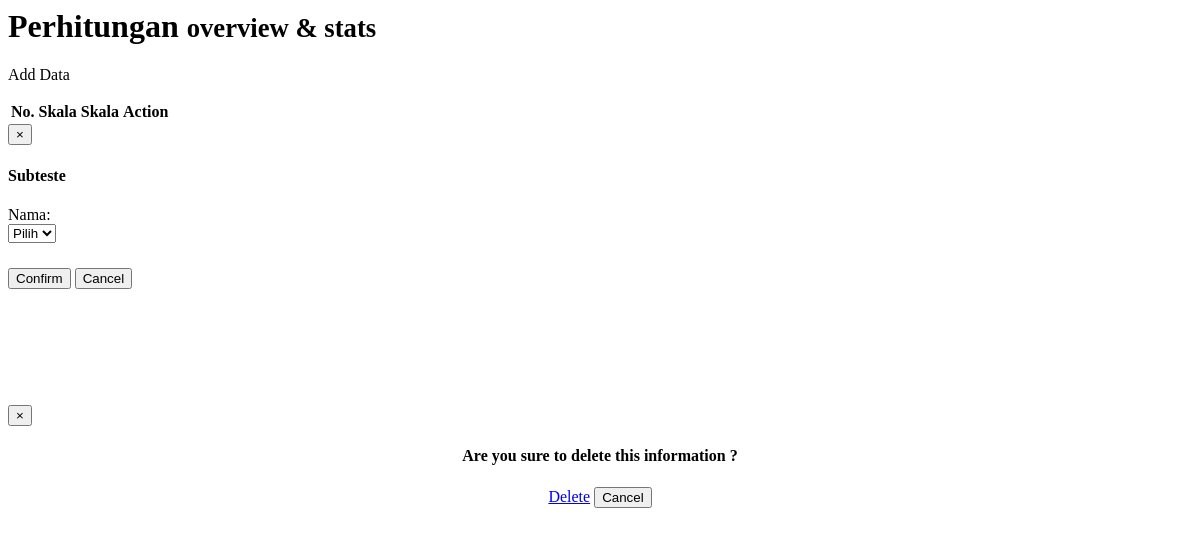
/perhitungan.php, run on an earlier commit of the app's database.
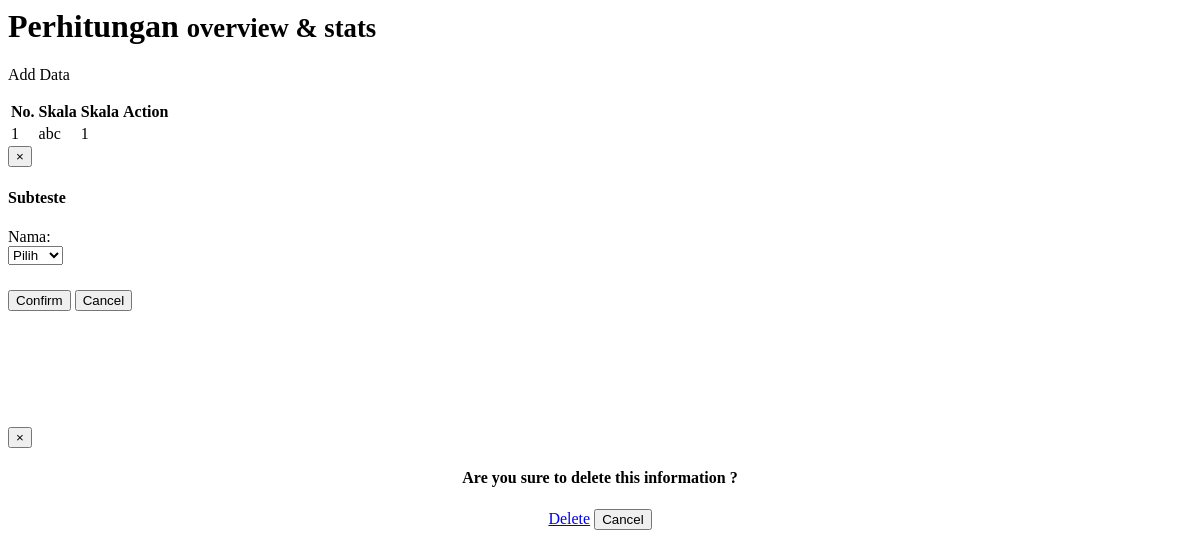
And on a later commit of the database.
### tables this page shows
CREATE TABLE `subtest` (
  `id` bigint(11) NOT NULL AUTO_INCREMENT,
  `id_skala` bigint(11) NOT NULL,
  `id_testee` bigint(11) NOT NULL,
  `nama` varchar(50) NOT NULL,
  PRIMARY KEY (`id`)
);

CREATE TABLE `skala` (
  `id` bigint(11) NOT NULL AUTO_INCREMENT,
  `nama` varchar(50) NOT NULL,
  PRIMARY KEY (`id`)
);

### perhitungan.php (the view, shortened to what this page needs)
<div class="page-header">
    <h1>
        Perhitungan
        <small>
            overview &amp; stats
        </small>
    </h1>
</div>
<div class="row">
    <div class="col-xs-12">
        <p><a class="btn btn-success" data-target="#ModalAdd" data-toggle="modal">Add Data</a></p>
        <table id="example" class="table table-striped table-bordered">
            <thead>
            <th>No.</th>
            <th>Skala</th>
            <th>Skala</th>
            <th>Action</th>
            </thead>
            <?php
            $no = 0;
            $qSubtest = mysql_query("SELECT su.id, su.nama subname, sk.nama skama FROM subtest su inner join skala sk on su.id_skala = sk.id");
            while ($dataSkala = mysql_fetch_array($qSubtest)) {
                $no++;
                ?>
                <tr>
                    <td><?php echo $no; ?></td>
                    <td><?php echo $dataSkala['subname']; ?></td>
                    <td><?php echo $dataSkala['skama']; ?></td>
                    <td>
                    </td>
                </tr>
            <?php } ?>
        </table>
        <div id="ModalAdd" class="modal fade" tabindex="-1" role="dialog" aria-labelledby="myModalLabel" aria-hidden="true">
            <div class="modal-dialog modal-lg">
                <div class="modal-content">
                    <div class="modal-header">
                        <button type="button" class="close" data-dismiss="modal" aria-hidden="true">×</button>
                        <h4 class="modal-title" id="myModalLabel">Subteste</h4>
                    </div>
                    <div class="modal-body">
                        <form action="act/perhitunganAdd.php" name="modal_popup" enctype="multipart/form-data" method="POST">
                            <div class="form-group" style="padding-bottom: 25px;">
                                <label class="col-sm-2 control-label">Nama:</label>
                                <div class="col-sm-3">
                                    <select class="form-control" name="nama_testee" id="testee">
                                        <option value="pilih">Pilih</option>
                                    </select>
                                </div>
                            </div>
                            <div class="modal-footer">
                                <button class="btn btn-success" type="submit">
                                    Confirm
                                </button>
                                <button type="reset" class="btn btn-danger"  data-dismiss="modal" aria-hidden="true">
                                    Cancel
                                </button>
                            </div>
                        </form>
                    </div>
                </div>
            </div>
        </div>
        <div class="modal fade" id="modal_delete">
            <div class="modal-dialog">
                <div class="modal-content" style="margin-top:100px;">
                    <div class="modal-header">
                        <button type="button" class="close" data-dismiss="modal" aria-hidden="true">&times;</button>
                        <h4 class="modal-title" style="text-align:center;">Are you sure to delete this information ?</h4>
                    </div>
                    <div class="modal-footer" style="margin:0px; border-top:0px; text-align:center;">
                        <a href="#" class="btn btn-danger" id="delete_link">Delete</a>
                        <button type="button" class="btn btn-success" data-dismiss="modal">Cancel</button>
                    </div>
                </div>
            </div>
        </div>
    </div>

What changed in the data, as far as the page shows it:
added subtest: nama "abc", id_skala.nama "1"
